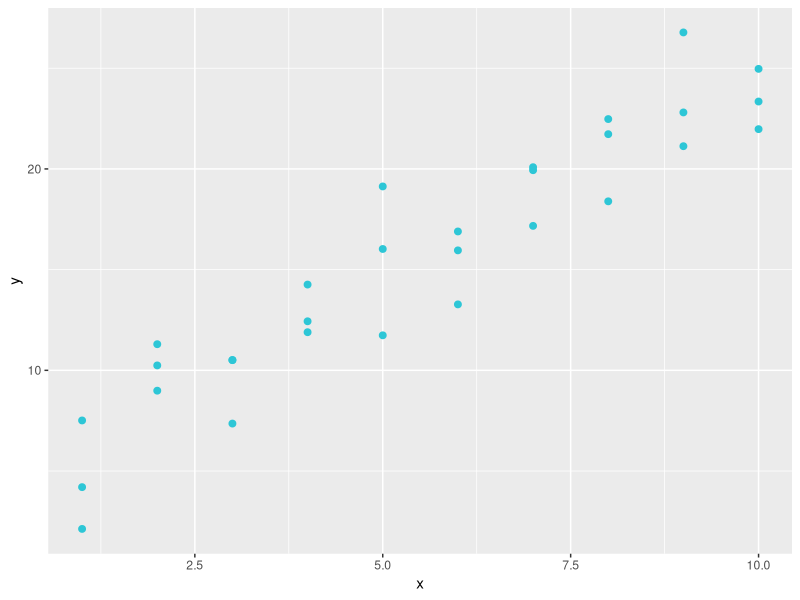
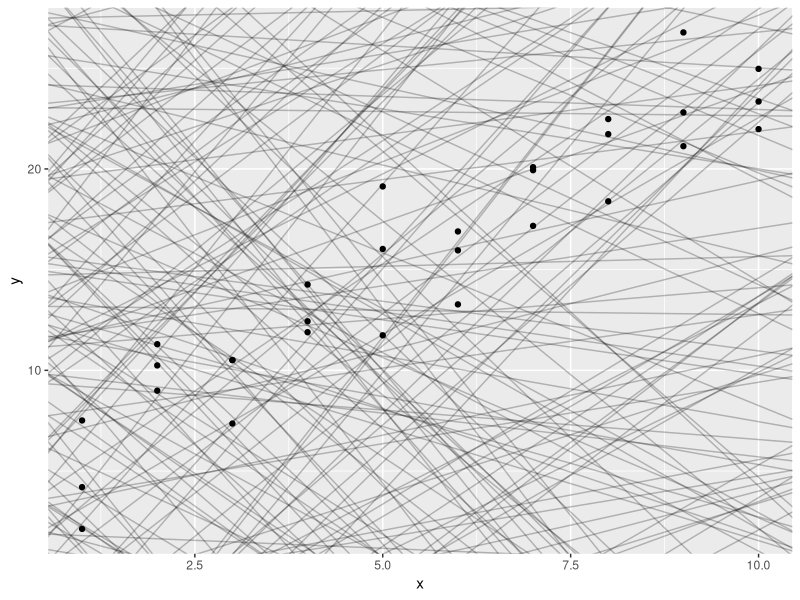
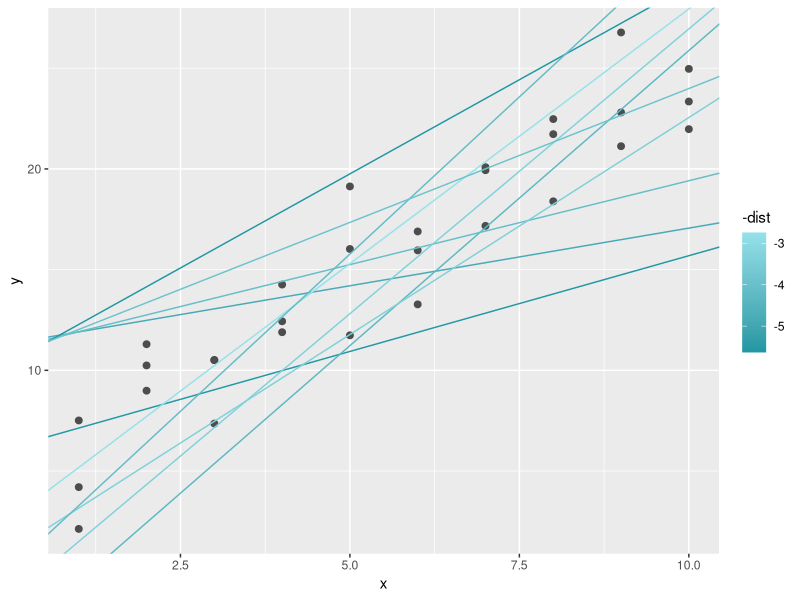
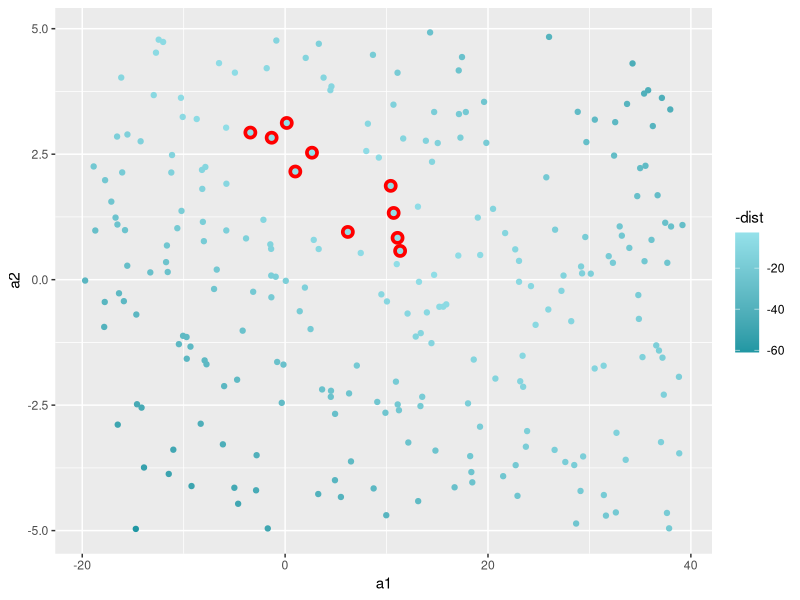

These charts were generated, in order, by the following R code:
library(tidyverse)
library(modelr)
ggplot(sim1,aes(x,y)) + geom_point(size = 2, colour = "#2DC6D6")

models <- tibble(
  a1 = runif(250, -20, 40),
  a2 = runif(250, -5, 5)
)

ggplot(sim1, aes(x, y)) + 
  geom_abline(aes(intercept = a1, slope = a2), data = models, alpha = 1/4) +
  geom_point()

model1 <- function(a,data) {
  a[1] + data$x * a[2]
}

model1(c(7, 1.5), sim1)


measure_distance <- function(mod, data) {
  diff <- data$y - model1(mod, data)
  sqrt(mean(diff ^ 2))
}

measure_distance(c(7,1.5), sim1)


sim1_dist <- function(a1, a2) {
  measure_distance(c(a1, a2), sim1)
}

models <- models %>% 
  mutate(dist = purrr::map2_dbl(a1, a2, sim1_dist))
models

ggplot(sim1, aes(x, y)) + 
  geom_point(size = 2, colour = "grey30") + 
  geom_abline(
    aes(intercept = a1, slope = a2, colour = -dist), 
    data = filter(models, rank(dist) <= 10)
  ) +
  scale_color_continuous(low = "#2097A3", high = "#95E1EA")

ggplot(models, aes(a1, a2)) +
  geom_point(data = filter(models, rank(dist) <= 10), size = 4, colour = "red") +
  geom_point(aes(colour = -dist)) +
  scale_color_continuous(low = "#2097A3", high = "#95E1EA")